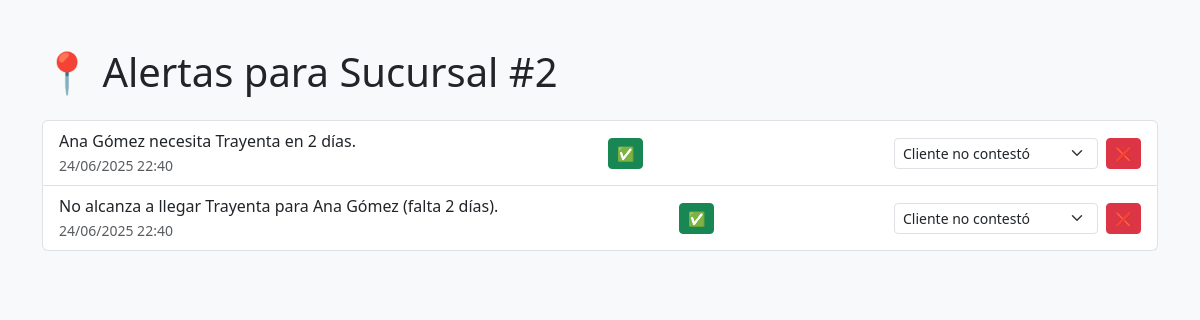
Page /alertas_sucursal/2 on the committed database.
### app.py (models this page shows)
class Alerta(db.Model):
    id = db.Column(db.Integer, primary_key=True)
    tipo = db.Column(db.String(50), nullable=False)
    mensaje = db.Column(db.String(255), nullable=False)
    fecha_programada = db.Column(db.DateTime, nullable=False)
    sucursal_id = db.Column(db.Integer, nullable=True)
    atendida = db.Column(db.Boolean, default=False)
    destinatario = db.Column(db.String(100))

### app.py (the view)
@app.route('/alertas_sucursal/<int:sucursal_id>')
def alertas_sucursal(sucursal_id):
    hoy = datetime.now()
    alertas = Alerta.query.filter_by(sucursal_id=sucursal_id, atendida=False).filter(Alerta.fecha_programada<=hoy).all()
    return render_template('alertas_sucursal.html', alertas=alertas, sucursal_id=sucursal_id, motivos=MOTIVOS)

### templates/alertas_sucursal.html (shortened to what this page needs)
<!DOCTYPE html>
<html lang="es">
<head>
    <link rel="stylesheet"
          href="https://cdn.jsdelivr.net/npm/bootstrap@5.3.0/dist/css/bootstrap.min.css">
</head>
<body class="bg-light">
<div class="container py-5">
    <h1 class="mb-4">📍 Alertas para Sucursal #{{ sucursal_id }}</h1>
    {% if alertas %}
        <ul class="list-group mb-3">
            {% for alerta in alertas %}
                <li class="list-group-item d-flex justify-content-between align-items-center">
                    <div>
                        {{ alerta.mensaje }}<br>
                        <small class="text-muted">
                            {{ alerta.fecha_programada.strftime('%d/%m/%Y %H:%M') }}
                        </small>
                    </div>
                    <form action="{{ url_for('marcar_alerta', alerta_id=alerta.id) }}"
                          method="post" class="m-0">
                        <button type="submit" class="btn btn-sm btn-success">✅</button>
                    </form>
                    <form action="{{ url_for('no_venta', alerta_id=alerta.id) }}" method="post" class="d-flex gap-2">
                        <select name="motivo" class="form-select form-select-sm">
                            {% for m in motivos %}
                            <option value="{{ m }}">{{ m }}</option>
                            {% endfor %}
                        </select>
                        <button type="submit" class="btn btn-sm btn-danger">❌</button>
                    </form>
                </li>
            {% endfor %}
        </ul>
    {% else %}
        <div class="alert alert-success">
            No hay alertas activas para esta sucursal ✅
        </div>
    {% endif %}
</div>
</body>
</html>

### rows in the picture
Alerta: mensaje "Ana Gómez necesita Trayenta en 2 días.", fecha_programada "24/06/2025 22:40"
Alerta: mensaje "No alcanza a llegar Trayenta para Ana Gómez (falta 2 días).", fecha_programada "24/06/2025 22:40"

### other values in the picture
{{ sucursal_id }} "2"
form field motivo "Cliente no contestó"
